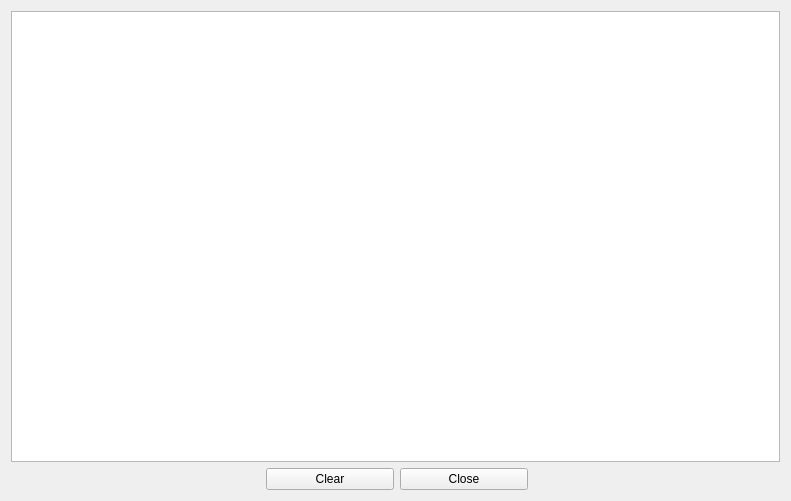
<?xml version="1.0" encoding="UTF-8"?>
<ui version="4.0">
 <class>logWindow</class>
 <widget class="QWidget" name="logWindow">
  <property name="windowModality">
   <enum>Qt::WindowModal</enum>
  </property>
  <property name="geometry">
   <rect>
    <x>0</x>
    <y>0</y>
    <width>791</width>
    <height>501</height>
   </rect>
  </property>
  <property name="windowTitle">
   <string>Log Window</string>
  </property>
  <layout class="QGridLayout" name="gridLayout">
   <item row="0" column="0" colspan="4">
    <widget class="QPlainTextEdit" name="plainTextEdit"/>
   </item>
   <item row="1" column="2">
    <widget class="QPushButton" name="pbClose">
     <property name="minimumSize">
      <size>
       <width>128</width>
       <height>0</height>
      </size>
     </property>
     <property name="text">
      <string>Close</string>
     </property>
    </widget>
   </item>
   <item row="1" column="3">
    <spacer name="horizontalSpacer_2">
     <property name="orientation">
      <enum>Qt::Horizontal</enum>
     </property>
     <property name="sizeHint" stdset="0">
      <size>
       <width>315</width>
       <height>20</height>
      </size>
     </property>
    </spacer>
   </item>
   <item row="1" column="1">
    <widget class="QPushButton" name="pbClear">
     <property name="minimumSize">
      <size>
       <width>128</width>
       <height>0</height>
      </size>
     </property>
     <property name="text">
      <string>Clear</string>
     </property>
    </widget>
   </item>
   <item row="1" column="0">
    <spacer name="horizontalSpacer">
     <property name="orientation">
      <enum>Qt::Horizontal</enum>
     </property>
     <property name="sizeHint" stdset="0">
      <size>
       <width>318</width>
       <height>20</height>
      </size>
     </property>
    </spacer>
   </item>
  </layout>
 </widget>
 <resources/>
 <connections/>
</ui>
